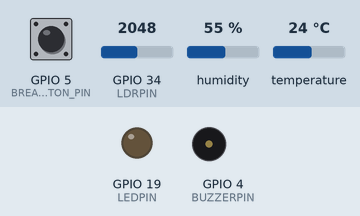
A sketch run on a simulated ESP32. Shown: output pins drawn as LEDs (lit = HIGH), buzzer (waves = sounding, pin HIGH). The test bench sets the inputs (shaded band); at power-on: humidity 55 %, GPIO 34 (LDRPIN) = 2048, GPIO 5 (BREAK_BUTTON_PIN) HIGH, temperature 24 °C. WiFi joins after 1.5 s; servers stay silent unless stated; random numbers use the default seed unless the sketch sets one; no MQTT or app messages arrive unless stated; what the sketch prints to the serial monitor is not drawn.

Above: at 3.2 s.
3.3 s: humidity set to 31 %
11.5 s: humidity set to 28 %
At 15.06 s:
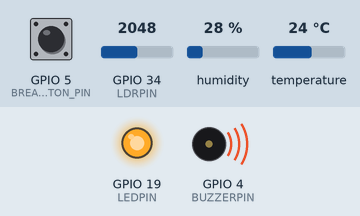
At 16.8 s:
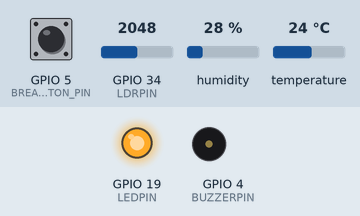
21.5 s: GPIO 34 (LDRPIN) set to 1470
26.5 s: GPIO 34 (LDRPIN) set to 1404
Timing chart, 0 to 51.9 s (numbered marks = the images above; inputs shaded):
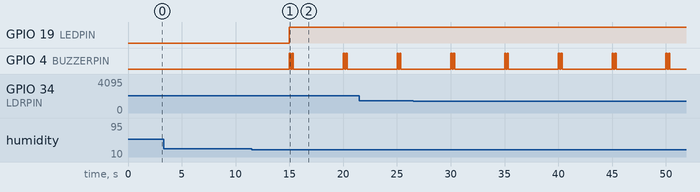

The sketch:

smartbreak_iot.ino
```cpp
/*
  GS 2025 - SmartBreak IoT
  Estação de Bem-Estar e Produtividade para o Futuro do Trabalho

  Funcionalidades principais:
  - Leitura de temperatura e umidade (DHT22)
  - Leitura de luminosidade (LDR)
  - Botão para registrar pausa do colaborador
  - LED e buzzer avisam quando condições não estão ideais ou há muito tempo sem pausa
  - Envio periódico dos dados via MQTT em formato JSON

*/

/*
  GS 2025 - SmartBreak IoT
  Estação de Bem-Estar e Produtividade para o Futuro do Trabalho
*/

#include <WiFi.h>
#include <PubSubClient.h>
#include "DHT.h"

// === Pinos ===
#define DHTPIN 15
#define DHTTYPE DHT22
#define LDRPIN 34
#define LEDPIN 19
#define BUZZERPIN 4
#define BREAK_BUTTON_PIN 5

// === Configuração Wi-Fi (Wokwi) ===
const char* ssid = "Wokwi-GUEST";
const char* password = "";

// === Broker MQTT ===
const char* mqtt_server = "test.mosquitto.org";
const int mqtt_port = 1883;


WiFiClient espClient;
PubSubClient client(espClient);

// === Tópicos MQTT ===
const char* topic_sensores = "gs2025/smartbreak/estacao1/sensores";
const char* topic_alertas  = "gs2025/smartbreak/estacao1/alertas";

DHT dht(DHTPIN, DHTTYPE);

unsigned long lastMsg = 0;
unsigned long lastBreakMillis = 0;
const unsigned long sendInterval = 5000;
const unsigned long maxNoBreakMillisDemo = 60000;

bool lastBreakButtonState = HIGH;

// === Declarações ===
void setupWifi();
void reconnectMQTT();
void publishReadings(float t, float h, int lightPct,
                     unsigned long minsSemPausa,
                     bool alerta, const String& motivo);
void beepAlert();

void setup() {
  Serial.begin(115200);
  Serial.println("Iniciando Serial...");
  Serial.flush();
  delay(500);

  pinMode(LEDPIN, OUTPUT);
  pinMode(BUZZERPIN, OUTPUT);
  pinMode(BREAK_BUTTON_PIN, INPUT_PULLUP);

  digitalWrite(LEDPIN, LOW);
  digitalWrite(BUZZERPIN, LOW);

  dht.begin();
  setupWifi();

  client.setServer(mqtt_server, mqtt_port);

  randomSeed(analogRead(0));
  lastBreakMillis = millis();

  Serial.println("Sistema SmartBreak IoT iniciado.");
}

void loop() {
  if (!client.connected()) {
    reconnectMQTT();
  }
  client.loop();

  unsigned long now = millis();

  bool currentBtn = digitalRead(BREAK_BUTTON_PIN);
  if (currentBtn == LOW && lastBreakButtonState == HIGH) {
    lastBreakMillis = now;
    Serial.println("Pausa registrada pelo usuário.");
  }
  lastBreakButtonState = currentBtn;

  if (now - lastMsg >= sendInterval) {
    lastMsg = now;

    float h = dht.readHumidity();
    float t = dht.readTemperature();

    if (isnan(h) || isnan(t)) {
      Serial.println("Falha ao ler o sensor DHT22.");
      return;
    }

    int lightRaw = analogRead(LDRPIN);
    int lightPct = map(lightRaw, 0, 4095, 0, 100);

    unsigned long msSemPausa = now - lastBreakMillis;
    unsigned long minsSemPausa = msSemPausa / 60000UL;

    bool alerta = false;
    String motivo = "";

    if (t > 26.0) { alerta = true; motivo += "Temperatura acima do ideal; "; }
    else if (t < 20.0) { alerta = true; motivo += "Temperatura abaixo do ideal; "; }

    if (h < 30.0) { alerta = true; motivo += "Umidade baixa; "; }
    else if (h > 70.0) { alerta = true; motivo += "Umidade alta; "; }

    if (lightPct < 35) { alerta = true; motivo += "Iluminação insuficiente; "; }

    if (msSemPausa >= maxNoBreakMillisDemo) {
      alerta = true;
      motivo += "Muito tempo sem pausa; ";
    }

    if (alerta) {
      digitalWrite(LEDPIN, HIGH);
      beepAlert();
    } else {
      digitalWrite(LEDPIN, LOW);
      digitalWrite(BUZZERPIN, LOW);
    }

    publishReadings(t, h, lightPct, minsSemPausa, alerta, motivo);
  }
}

void setupWifi() {
  delay(10);
  Serial.println();
  Serial.print("Conectando-se ao Wi-Fi: ");
  Serial.println(ssid);


  WiFi.begin(ssid, password);


  int tentativas = 0;
  while (WiFi.status() != WL_CONNECTED && tentativas < 40) { // tenta por ~20s
    delay(500);
    Serial.print(".");
    tentativas++;
  }

  if (WiFi.status() == WL_CONNECTED) {
    Serial.println("\n✅ Wi-Fi conectado com sucesso.");
    Serial.print("IP: ");
    Serial.println(WiFi.localIP());
  } else {
    Serial.println("\n❌ Falha ao conectar ao Wi-Fi!");
  }
}

void reconnectMQTT() {
  while (!client.connected()) {
    // Verifica se Wi-Fi está conectado antes de tentar MQTT
    if (WiFi.status() != WL_CONNECTED) {
      Serial.println("Wi-Fi desconectado, tentando reconectar...");
      setupWifi();
    }

    Serial.print("Conectando ao broker MQTT... ");
    String clientId = "SmartBreakGS-";
    clientId += String(random(0xffff), HEX);


    if (client.connect(clientId.c_str())) {
      Serial.println("✅ Conectado ao broker MQTT!");
    } else {
      Serial.print("❌ Falhou, rc=");
      Serial.print(client.state());
      Serial.println(" — Tentando novamente em 5 segundos.");
      delay(5000);
    }
  }
}

void publishReadings(float t, float h, int lightPct,
                     unsigned long minsSemPausa,
                     bool alerta, const String& motivo) {

  String payload = "{";
  payload += "\"temp\":" + String(t, 1) + ",";
  payload += "\"hum\":" + String(h, 1) + ",";
  payload += "\"light\":" + String(lightPct) + ",";
  payload += "\"minsSinceBreak\":" + String(minsSemPausa) + ",";
  payload += "\"alert\":" + String(alerta ? "true" : "false");
  payload += "}";

  client.publish(topic_sensores, payload.c_str());
  Serial.print("Publicado em ");
  Serial.print(topic_sensores);
  Serial.print(": ");
  Serial.println(payload);

  if (alerta) {
    String alertaMsg = "{";
    alertaMsg += "\"motivo\":\"" + motivo + "\"";
    alertaMsg += "}";

    client.publish(topic_alertas, alertaMsg.c_str());
    Serial.print("Publicado alerta em ");
    Serial.print(topic_alertas);
    Serial.print(": ");
    Serial.println(alertaMsg);
  }
}

void beepAlert() {
  for (int i = 0; i < 2; i++) {
    digitalWrite(BUZZERPIN, HIGH);
    delay(120);
    digitalWrite(BUZZERPIN, LOW);
    delay(120);
  }
}
```

Measured:
- the behaviour switches between 30 and 29 % on humidity (found by bisection; images 0 and 1)
- after the input at 3.3 s, every drawn part: stays the same
- after the input at 11.5 s, GPIO 19 (LEDPIN): LOW → HIGH after 3.5 s; GPIO 4 (BUZZERPIN): LOW → HIGH after 3.5 s, → LOW 0.12 s later, → HIGH 0.12 s later, → LOW 0.12 s later, … (8 changes in this stretch)
